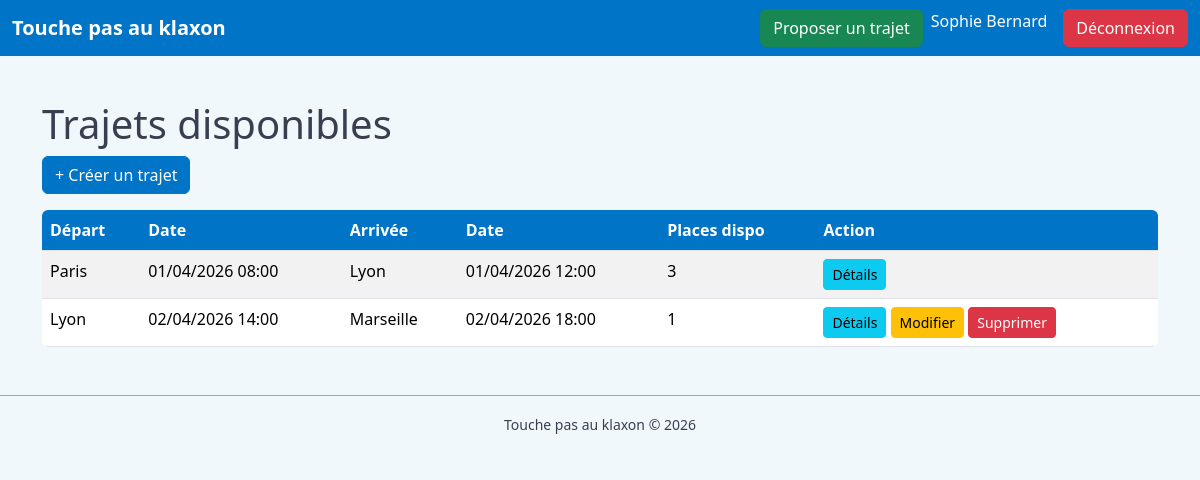
The app's page /public/index.php (signed in) with its own data.
### tables this page shows
CREATE TABLE trajet (
    id_trajet INT AUTO_INCREMENT PRIMARY KEY,
    id_agence_depart INT NOT NULL,
    id_agence_arrivee INT NOT NULL,
    id_employe INT NOT NULL,
    date_heure_depart DATETIME NOT NULL,
    date_heure_arrivee DATETIME NOT NULL,
    nb_places_total INT NOT NULL,
    nb_places_dispo INT NOT NULL,

    CONSTRAINT fk_depart FOREIGN KEY (id_agence_depart)
        REFERENCES agence(id_agence),

    CONSTRAINT fk_arrivee FOREIGN KEY (id_agence_arrivee)
        REFERENCES agence(id_agence),

    CONSTRAINT fk_employe FOREIGN KEY (id_employe)
        REFERENCES employe(id_employe)
);

CREATE TABLE agence (
    id_agence INT AUTO_INCREMENT PRIMARY KEY,
    nom VARCHAR(100) NOT NULL,
    adresse VARCHAR(255) NOT NULL,
    ville VARCHAR(100) NOT NULL,
    code_postal VARCHAR(10) NOT NULL
);

### App/controllers/TrajetController.php (called while the page is built, shortened)
<?php
class TrajetController
{
    public function index(): void
    {
        $trajets = Trajet::findDisponibles();
        require __DIR__ . '/../views/trajet/index.php';
    }
}

### public/index.php (called while the page is built, shortened)
<?php
$action     = $_GET['a'] ?? 'index';
$ctrl = new $controllerClass();
$ctrl->$action();

### App/models/Trajet.php (called while the page is built, shortened)
<?php
class Trajet
{
    public static function findDisponibles(): array
    {
        $pdo = Database::getConnection();
        $sql = "
            SELECT t.*,
                   a1.nom AS agence_depart,
                   a2.nom AS agence_arrivee
            FROM trajet t
            JOIN agence a1 ON t.id_agence_depart = a1.id_agence
            JOIN agence a2 ON t.id_agence_arrivee = a2.id_agence
            WHERE t.nb_places_dispo > 0
              AND t.date_heure_depart > NOW()
            ORDER BY t.date_heure_depart ASC
        ";
        return $pdo->query($sql)->fetchAll(PDO::FETCH_ASSOC);
    }
}

### App/views/trajet/index.php (the view, shortened to what this page needs)
<?php require __DIR__ . '/../layout/header.php'; ?>
<h1>Trajets disponibles</h1>
<?php if (isset($_SESSION['user_id']) && $_SESSION['role'] !== 'admin'): ?>
    <a href="index.php?c=trajet&a=createForm" class="btn btn-primary mb-3">
        + Créer un trajet
    </a>
<?php endif; ?>
<table class="table table-striped">
    <thead>
        <tr>
            <th>Départ</th>
            <th>Date</th>
            <th>Arrivée</th>
            <th>Date</th>
            <th>Places dispo</th>
            <th>Action</th>
        </tr>
    </thead>
    <tbody>
        <?php foreach ($trajets as $t): ?>
            <tr>
                <td><?= htmlspecialchars($t['agence_depart']) ?></td>
                <td><?= date('d/m/Y H:i', strtotime($t['date_heure_depart'])) ?></td>
                <td><?= htmlspecialchars($t['agence_arrivee']) ?></td>
                <td><?= date('d/m/Y H:i', strtotime($t['date_heure_arrivee'])) ?></td>
                <td><?= htmlspecialchars($t['nb_places_dispo']) ?></td>
                <td>
                    <button
                        class="btn btn-info btn-sm"
                        data-bs-toggle="modal"
                        data-bs-target="#detailsModal<?= $t['id_trajet'] ?>">
                        Détails
                    </button>
                    <?php if (isset($_SESSION['user_id']) && $_SESSION['user_id'] == $t['id_employe']): ?>
                        <a href="index.php?c=trajet&a=editForm&id=<?= $t['id_trajet'] ?>"
                           class="btn btn-warning btn-sm">
                            Modifier
                        </a>
                        <a href="index.php?c=trajet&a=delete&id=<?= $t['id_trajet'] ?>"
                           class="btn btn-danger btn-sm"
                           onclick="return confirm('Supprimer ce trajet ?');">
                            Supprimer
                        </a>
                    <?php endif; ?>
                </td>
            </tr>
        <?php endforeach; ?>
    </tbody>
</table>
<?php require __DIR__ . '/../layout/footer.php'; ?>

### public/css/main.css (style rules this page uses)
body { background-color: #f1f8fc; color: #384050; }
.table { background: white; border-radius: 6px; overflow: hidden; }
.table th { background-color: #0074c7; color: white; }
.btn-primary { background-color: #0074c7; border-color: #0074c7; }

### records on screen
trajet: id_agence_depart.nom "Paris", date_heure_depart "01/04/2026 08:00", id_agence_arrivee.nom "Lyon", date_heure_arrivee "01/04/2026 12:00", nb_places_dispo "3"
trajet: id_agence_depart.nom "Lyon", date_heure_depart "02/04/2026 14:00", id_agence_arrivee.nom "Marseille", date_heure_arrivee "02/04/2026 18:00", nb_places_dispo "1"

### other values on screen
$_SESSION['prenom'] . ' ' . $_SESSION['nom'] "Sophie Bernard"
